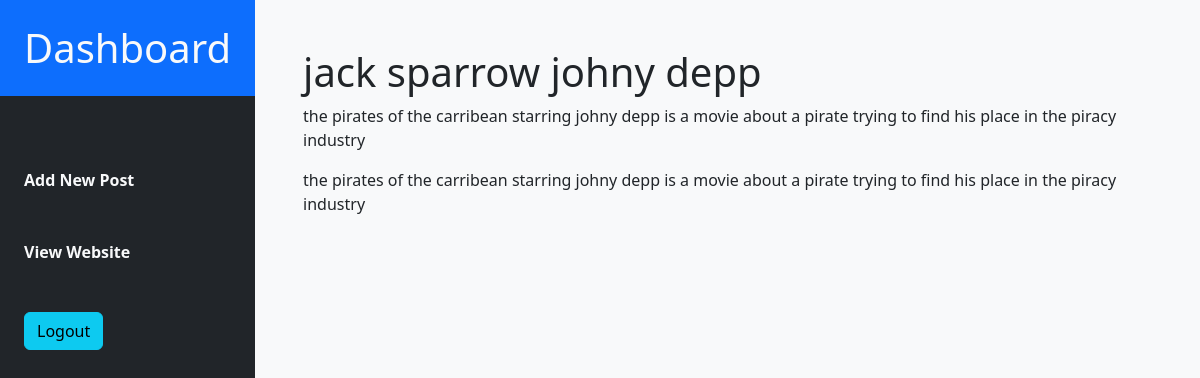
/admin/view.php?id=1 (signed in), run on the app's committed database.
### tables this page shows
CREATE TABLE `posts` (
  `id` int(11) NOT NULL,
  `date` varchar(255) NOT NULL,
  `title` varchar(255) NOT NULL,
  `summary` text NOT NULL,
  `content` mediumtext NOT NULL
);

### admin/view.php (the view)
<?php
    include("templates/header.php");
?>
<div class = "post w-100 bg-light  p-5">
    <?php
    $id =$_GET["id"];
    if($id){
        include("../connect.php");
        $sql = "SELECT * FROM posts WHERE id = '$id'";
        $result = mysqli_query($conn,$sql);
        while($data = mysqli_fetch_array($result)){
        ?>
        <h1><?php echo $data["title"]; ?></h1>
        <p><?php echo $data["content"]; ?></p>
        <p><?php echo $data["summary"]; ?></p>
        <?php
        }
    }
    else{
        echo "post not found";
    }
    ?>
</div>

### data on the page
posts: title "jack sparrow johny depp", content "the pirates of the carribean starring johny depp is a movie about a pirate trying to find his place in the piracy industry", summary "the pirates of the carribean starring johny depp is a movie about a pirate trying to find his place in the piracy industry"
